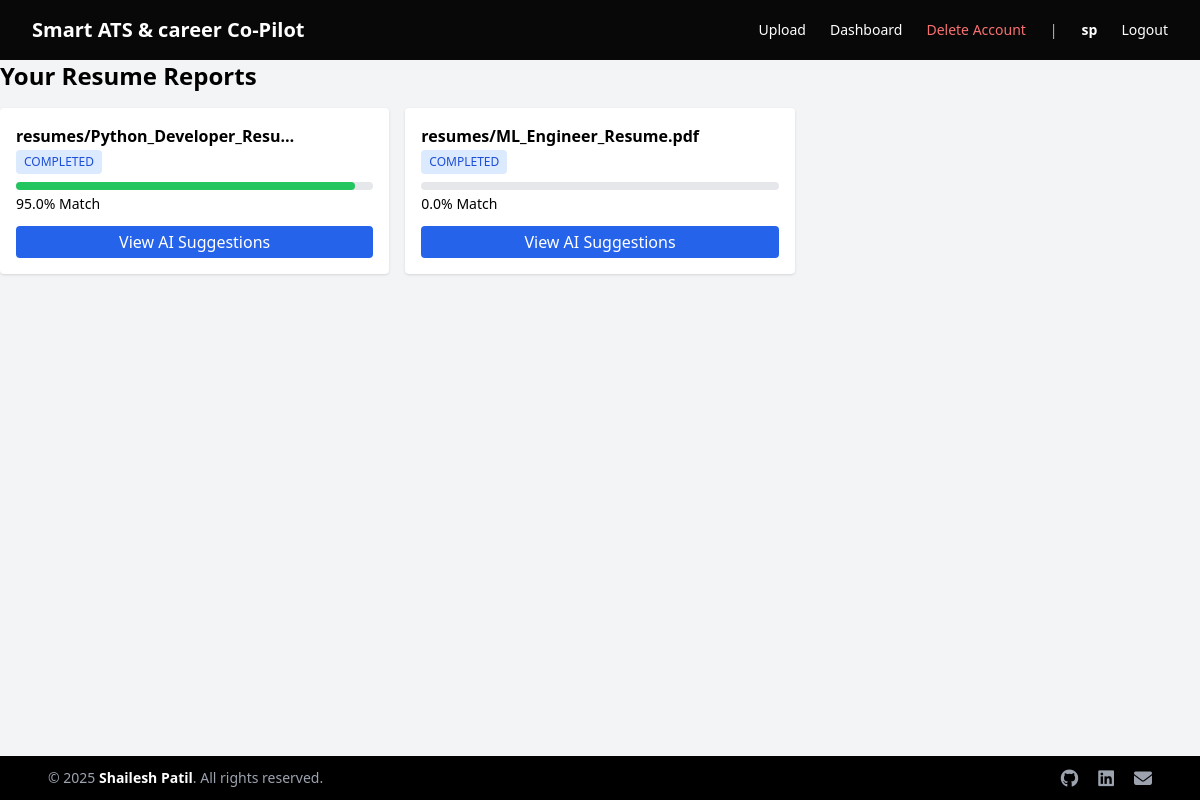
The app's page /upload/dashboard/ (signed in) with its own data.
### uploads/models.py (models this page shows)
class ResumeUpload(models.Model):
    STATUS_CHOICES = [
        ('PENDING', 'Pending'),
        ('PROCESSING', 'Processing'),
        ('COMPLETED', 'Completed'),
        ('FAILED', 'Failed'),
    ]
    user = models.ForeignKey(settings.AUTH_USER_MODEL, on_delete=models.CASCADE, null=True, blank=True)
    resume_file = models.FileField(upload_to='resumes/')
    job_description = models.TextField()
    extracted_text = models.TextField(blank=True, null=True)
    ats_score = models.FloatField(null=True, blank=True)
    status = models.CharField(max_length=20, choices=STATUS_CHOICES, default='PENDING')
    created_at = models.DateTimeField(auto_now_add=True)
    missing_keywords = models.TextField(null=True, blank=True)
    ai_suggestions = models.TextField(null=True, blank=True)

### uploads/views.py (the view)
# urls.py: path('dashboard/', dashboard, name='dashboard'),
@login_required
def dashboard(request):
    records = ResumeUpload.objects.filter(user=request.user).order_by('-created_at')
    return render(request, 'uploads/dashboard.html', {'records': records})

### templates/uploads/dashboard.html
{% extends 'base.html' %}
{% block content %}
<h2 class="text-2xl font-bold mb-4">Your Resume Reports</h2>
<div class="grid grid-cols-1 md:grid-cols-2 lg:grid-cols-3 gap-4">
{% for r in records %}
<div class="bg-white p-4 rounded shadow">
  <p class="font-semibold">{{ r.resume_file.name|truncatechars:30 }}</p>
  <span class="inline-block px-2 py-1 text-xs rounded bg-blue-100 text-blue-700">
    {{ r.status }}
  </span>
  <div class="mt-2">
    <div class="h-2 bg-gray-200 rounded">
      <div class="h-2 bg-green-500 rounded" style="width:{{ r.ats_score }}%"></div>
    </div>
    <p class="text-sm mt-1">{{ r.ats_score }}% Match</p>
  </div>
  <a href="{% url 'view_report' r.id %}" class="block mt-3 text-center bg-blue-600 text-white py-1 rounded">
    View AI Suggestions
  </a>
</div>
{% endfor %}
</div>
{% endblock %}

### templates/base.html (shortened to what this page needs)
<!DOCTYPE html>
<html lang="en">
<head>
    <script src="https://cdn.tailwindcss.com"></script>
    <link rel="stylesheet"
      href="https://cdnjs.cloudflare.com/ajax/libs/font-awesome/6.5.0/css/all.min.css">
</head>
<body class="bg-gray-100">
<div class="min-h-screen flex flex-col">
    <nav class="bg-[#080808] text-white px-8 py-4 flex justify-between items-center">
        <a href="/" class="text-xl font-bold">Smart ATS & career Co-Pilot</a>
        {% if user.is_authenticated %}
        <div class="space-x-6 text-sm flex items-center">
            <a href="{% url 'upload_resume' %}" class="hover:text-gray-300">Upload</a>
            <a href="{% url 'dashboard' %}" class="hover:text-gray-300">Dashboard</a>
            <a href="{% url 'delete_account' %}" class="text-red-400 hover:text-red-300">Delete Account</a>
            <span class="opacity-70">|</span>
            <span class="font-semibold">{{ user.username }}</span>
            <a href="{% url 'logout' %}" class="hover:text-gray-300">Logout</a>
        </div>
        {% endif %}
    </nav>
    <main class="flex-grow">
        {% block content %}{% endblock %}
    </main>
    <footer class="bg-black text-gray-400 text-sm py-2 mt-auto">
    <div class="max-w-6xl mx-auto flex items-center justify-between px-6">
        <p>© 2025 <b class="text-white">Shailesh Patil</b>. All rights reserved.</p>
        <div class="flex gap-5 text-lg">
            <a href="https://github.com/shaileshpatil97" target="_blank" class="hover:text-white">
                <i class="fab fa-github"></i>
            </a>
            <a href="https://linkedin.com/in/shaileshpatil97" target="_blank" class="hover:text-white">
                <i class="fab fa-linkedin"></i>
            </a>
            <a href="mailto:shaileshpatil9763@gmail.com" class="hover:text-white">
                <i class="fas fa-envelope"></i>
            </a>
        </div>
    </div>
</footer>
</div>
</body>
</html>

### records on screen
ResumeUpload: resume_file.name "resumes/Python_Developer_Resu…", status "COMPLETED", ats_score "95.0"
ResumeUpload: resume_file.name "resumes/ML_Engineer_Resume.pdf", status "COMPLETED", ats_score "0.0"

### other values on screen
{{ user.username }} "sp"
